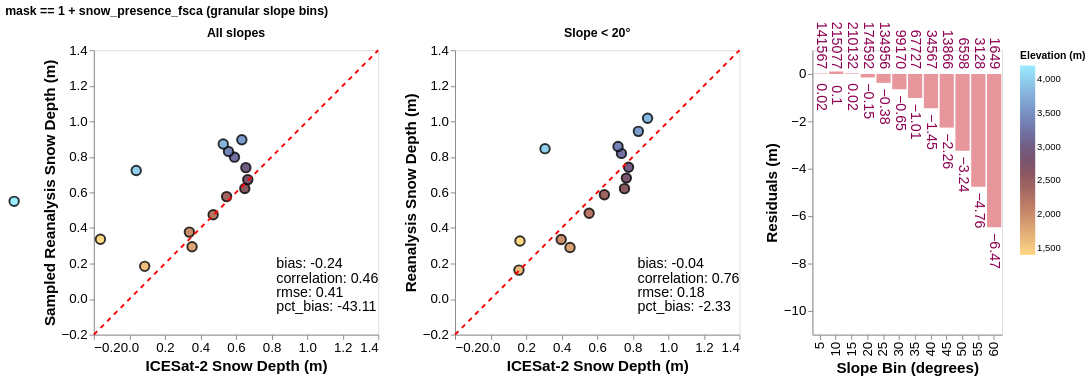

Notebook source saved alongside this figure:
### Code cell
# Filter: mask == 1 (granular slope bins) with snow_presence filter
import datetime

# Compute snow_on_dates from median_sd
snow_on_dates = median_fsca.time.where(median_fsca > 0.1).dropna('time')

# Add snow_presence column to atl06sr_gdf based on acqdate
atl06sr_gdf.loc[:, 'snow_presence_fsca'] = 0
for day in snow_on_dates.values:
    py_datetime = day.astype('M8[ms]').astype(datetime.datetime)
    py_date = py_datetime.date()
    atl06sr_gdf.loc[atl06sr_gdf['acqdate'] == py_date, 'snow_presence_fsca'] = 1

print(f"Total points: {len(atl06sr_gdf)}")
print(f"Points with snow_presence_fsca==1: {(atl06sr_gdf['snow_presence_fsca']==1).sum()} ({(atl06sr_gdf['snow_presence_fsca']==1).sum()/len(atl06sr_gdf)*100:.1f}%)")

# Filter: mask == 1 AND snow_presence == 1
filter_mask_snow = (atl06sr_gdf['mask'] == 1) & (atl06sr_gdf['snow_presence_fsca'] == 1)

scatter_mask_g, residual_mask_g, metrics_mask_g = compute_binned_data(
    atl06sr_gdf, filter_mask_snow, elev_min, elev_max, slope_min_granular, slope_max_granular
)
print_metrics_summary(metrics_mask_g, "mask == 1 + snow_presence_fsca (granular slope bins)")
create_combined_chart(scatter_mask_g, residual_mask_g, metrics_mask_g, title='mask == 1 + snow_presence_fsca (granular slope bins)')

### Figure 1 — Vega-Lite specification as saved in the notebook (floating-point values rounded to 4 significant figures; data arrays with more than 128 entries replaced by an {"elided": "..."} marker saying what was removed)
{"config": {"view": {"continuousWidth": 300, "continuousHeight": 300}, "axis": {"grid": false, "labelFontSize": 14, "titleFontSize": 16}}, "hconcat": [{"hconcat": [{"layer": [{"data": {"name": "data-06b6d1eba1e54ecdcfd68e35efd9778e"}, "mark": {"type": "circle", "opacity": 0.8, "size": 100, "stroke": "black"}, "encoding": {"color": {"field": "elevation_bin", "scale": {"range": {"elided": "256 str values"}}, "title": "Elevation (m)", "type": "quantitative"}, "x": {"field": "x_medians", "scale": {"domain": [-0.2, 1.3]}, "title": "ICESat-2 Snow Depth (m)", "type": "quantitative"}, "y": {"field": "y_medians", "scale": {"domain": [-0.2, 1.3]}, "title": "Sampled Reanalysis Snow Depth (m)", "type": "quantitative"}}, "title": "All slopes"}, {"data": {"name": "data-cd27906f33c5e329deb7218c38520214"}, "mark": {"type": "line", "color": "red", "strokeDash": [5, 5]}, "encoding": {"x": {"field": "x", "type": "quantitative"}, "y": {"field": "y", "type": "quantitative"}}}, {"data": {"name": "data-d8db3583508633f55869447428e11598"}, "mark": {"type": "text", "align": "left", "baseline": "middle", "dx": 5, "fontSize": 15}, "encoding": {"text": {"field": "annotation_text", "type": "nominal"}, "x": {"field": "x_pos", "type": "quantitative"}, "y": {"field": "y_pos", "type": "quantitative"}}, "transform": [{"calculate": "datum.metric_label + ': ' + datum.metric_2f", "as": "annotation_text"}]}]}, {"layer": [{"data": {"name": "data-b134fc000cda87bba8baff61f764426c"}, "mark": {"type": "circle", "opacity": 0.8, "size": 100, "stroke": "black"}, "encoding": {"color": {"field": "elevation_bin", "scale": {"range": {"elided": "256 str values"}}, "type": "quantitative"}, "x": {"field": "x_medians", "scale": {"domain": [-0.2, 1.4]}, "title": "ICESat-2 Snow Depth (m)", "type": "quantitative"}, "y": {"field": "y_medians", "scale": {"domain": [-0.2, 1.4]}, "title": "Reanalysis Snow Depth (m)", "type": "quantitative"}}, "title": "Slope < 20°"}, {"data": {"name": "data-cd27906f33c5e329deb7218c38520214"}, "mark": {"type": "line", "color": "red", "strokeDash": [5, 5]}, "encoding": {"x": {"field": "x", "type": "quantitative"}, "y": {"field": "y", "type": "quantitative"}}}, {"data": {"name": "data-1ad0ef7a9cfd2f54296b67ef907788e0"}, "mark": {"type": "text", "align": "left", "baseline": "middle", "dx": 5, "fontSize": 15}, "encoding": {"text": {"field": "annotation_text", "type": "nominal"}, "x": {"field": "x_pos", "type": "quantitative"}, "y": {"field": "y_pos", "type": "quantitative"}}, "transform": [{"calculate": "datum.metric_label + ': ' + datum.metric_2f", "as": "annotation_text"}]}]}]}, {"layer": [{"mark": {"type": "bar", "color": "#E7969C"}, "encoding": {"x": {"field": "slope_bin", "title": "Slope Bin (degrees)", "type": "ordinal"}, "y": {"field": "residuals", "scale": {"domain": [-10.25, 1.0]}, "title": "Residuals (m)", "type": "quantitative"}}}, {"mark": {"type": "text", "align": "center", "angle": 90, "baseline": "bottom", "color": "#8D0051", "dx": 25, "dy": 7, "fontSize": 15}, "encoding": {"text": {"field": "annotation", "type": "quantitative"}, "x": {"field": "slope_bin", "type": "ordinal"}, "y": {"field": "residuals", "type": "quantitative"}}}, {"mark": {"type": "text", "align": "right", "angle": 90, "baseline": "bottom", "color": "#8D0051", "dx": 0, "dy": 7, "fontSize": 15}, "encoding": {"text": {"field": "sample_size_annotation", "type": "quantitative"}, "x": {"field": "slope_bin", "type": "ordinal"}, "y": {"field": "y_pos", "type": "quantitative"}}}], "data": {"name": "data-d93f5632ce938617b9df43c3da931d6a"}, "width": 200}], "title": "mask == 1 + snow_presence_fsca (granular slope bins)", "$schema": "https://vega.github.io/schema/vega-lite/v5.20.1.json", "datasets": {"data-06b6d1eba1e54ecdcfd68e35efd9778e": [{"x_medians": null, "y_medians": null, "labels": "all_by_elevation", "elevation_bin": 1200}, {"x_medians": -0.163, "y_medians": 0.3364, "labels": "all_by_elevation", "elevation_bin": 1400}, {"x_medians": 0.08613, "y_medians": 0.1842, "labels": "all_by_elevation", "elevation_bin": 1600}, {"x_medians": 0.3525, "y_medians": 0.2944, "labels": "all_by_elevation", "elevation_bin": 1800}, {"x_medians": 0.3372, "y_medians": 0.3768, "labels": "all_by_elevation", "elevation_bin": 2000}, {"x_medians": 0.4711, "y_medians": 0.4746, "labels": "all_by_elevation", "elevation_bin": 2200}, {"x_medians": 0.5469, "y_medians": 0.5766, "labels": "all_by_elevation", "elevation_bin": 2400}, {"x_medians": 0.6491, "y_medians": 0.622, "labels": "all_by_elevation", "elevation_bin": 2600}, {"x_medians": 0.666, "y_medians": 0.6722, "labels": "all_by_elevation", "elevation_bin": 2800}, {"x_medians": 0.6552, "y_medians": 0.7396, "labels": "all_by_elevation", "elevation_bin": 3000}, {"x_medians": 0.5914, "y_medians": 0.7984, "labels": "all_by_elevation", "elevation_bin": 3200}, {"x_medians": 0.5575, "y_medians": 0.8308, "labels": "all_by_elevation", "elevation_bin": 3400}, {"x_medians": 0.6326, "y_medians": 0.8962, "labels": "all_by_elevation", "elevation_bin": 3600}, {"x_medians": 0.528, "y_medians": 0.8724, "labels": "all_by_elevation", "elevation_bin": 3800}, {"x_medians": 0.03834, "y_medians": 0.7232, "labels": "all_by_elevation", "elevation_bin": 4000}, {"x_medians": -0.6485, "y_medians": 0.55, "labels": "all_by_elevation", "elevation_bin": 4200}, {"x_medians": null, "y_medians": null, "labels": "all_by_elevation", "elevation_bin": 4400}], "data-cd27906f33c5e329deb7218c38520214": [{"x": -0.2, "y": -0.2}, {"x": 1.4, "y": 1.4}], "data-d8db3583508633f55869447428e11598": [{"metric": -0.2432, "metric_label": "bias", "labels": "all_by_elevation", "x_pos": 0.8, "y_pos": 0.2, "metric_2f": -0.24}, {"metric": 0.4586, "metric_label": "correlation", "labels": "all_by_elevation", "x_pos": 0.8, "y_pos": 0.12, "metric_2f": 0.46}, {"metric": 0.4069, "metric_label": "rmse", "labels": "all_by_elevation", "x_pos": 0.8, "y_pos": 0.04, "metric_2f": 0.41}, {"metric": -43.11, "metric_label": "pct_bias", "labels": "all_by_elevation", "x_pos": 0.8, "y_pos": -0.04, "metric_2f": -43.11}], "data-b134fc000cda87bba8baff61f764426c": [{"x_medians": null, "y_medians": null, "labels": "under_20slope", "elevation_bin": 1200}, {"x_medians": 0.1653, "y_medians": 0.327, "labels": "under_20slope", "elevation_bin": 1400}, {"x_medians": 0.1597, "y_medians": 0.163, "labels": "under_20slope", "elevation_bin": 1600}, {"x_medians": 0.4468, "y_medians": 0.2902, "labels": "under_20slope", "elevation_bin": 1800}, {"x_medians": 0.3972, "y_medians": 0.335, "labels": "under_20slope", "elevation_bin": 2000}, {"x_medians": 0.5544, "y_medians": 0.4832, "labels": "under_20slope", "elevation_bin": 2200}, {"x_medians": 0.6401, "y_medians": 0.5868, "labels": "under_20slope", "elevation_bin": 2400}, {"x_medians": 0.7533, "y_medians": 0.6214, "labels": "under_20slope", "elevation_bin": 2600}, {"x_medians": 0.7638, "y_medians": 0.6808, "labels": "under_20slope", "elevation_bin": 2800}, {"x_medians": 0.7761, "y_medians": 0.7414, "labels": "under_20slope", "elevation_bin": 3000}, {"x_medians": 0.7363, "y_medians": 0.8196, "labels": "under_20slope", "elevation_bin": 3200}, {"x_medians": 0.717, "y_medians": 0.8584, "labels": "under_20slope", "elevation_bin": 3400}, {"x_medians": 0.8315, "y_medians": 0.9436, "labels": "under_20slope", "elevation_bin": 3600}, {"x_medians": 0.8831, "y_medians": 1.017, "labels": "under_20slope", "elevation_bin": 3800}, {"x_medians": 0.3062, "y_medians": 0.8462, "labels": "under_20slope", "elevation_bin": 4000}, {"x_medians": null, "y_medians": null, "labels": "under_20slope", "elevation_bin": 4200}, {"x_medians": null, "y_medians": null, "labels": "under_20slope", "elevation_bin": 4400}], "data-1ad0ef7a9cfd2f54296b67ef907788e0": [{"metric": -0.04164, "metric_label": "bias", "labels": "under_20slope", "x_pos": 0.8, "y_pos": 0.2, "metric_2f": -0.04}, {"metric": 0.7621, "metric_label": "correlation", "labels": "under_20slope", "x_pos": 0.8, "y_pos": 0.12, "metric_2f": 0.76}, {"metric": 0.1767, "metric_label": "rmse", "labels": "under_20slope", "x_pos": 0.8, "y_pos": 0.04, "metric_2f": 0.18}, {"metric": -2.325, "metric_label": "pct_bias", "labels": "under_20slope", "x_pos": 0.8, "y_pos": -0.04, "metric_2f": -2.33}], "data-d93f5632ce938617b9df43c3da931d6a": [{"residuals": 0.02036, "sample_size": 141567, "slope_bin": 5, "y_pos": 0.2, "sign": "positive", "annotation": "0.02", "sample_size_annotation": "141567"}, {"residuals": 0.1032, "sample_size": 215077, "slope_bin": 10, "y_pos": 0.2, "sign": "positive", "annotation": "0.1", "sample_size_annotation": "215077"}, {"residuals": 0.02423, "sample_size": 210132, "slope_bin": 15, "y_pos": 0.2, "sign": "positive", "annotation": "0.02", "sample_size_annotation": "210132"}, {"residuals": -0.1491, "sample_size": 174592, "slope_bin": 20, "y_pos": 0.2, "sign": "negative", "annotation": "-0.15", "sample_size_annotation": "174592"}, {"residuals": -0.3757, "sample_size": 134956, "slope_bin": 25, "y_pos": 0.2, "sign": "negative", "annotation": "-0.38", "sample_size_annotation": "134956"}, {"residuals": -0.6472, "sample_size": 99170, "slope_bin": 30, "y_pos": 0.2, "sign": "negative", "annotation": "-0.65", "sample_size_annotation": "99170"}, {"residuals": -1.013, "sample_size": 67727, "slope_bin": 35, "y_pos": 0.2, "sign": "negative", "annotation": "-1.01", "sample_size_annotation": "67727"}, {"residuals": -1.446, "sample_size": 34567, "slope_bin": 40, "y_pos": 0.2, "sign": "negative", "annotation": "-1.45", "sample_size_annotation": "34567"}, {"residuals": -2.263, "sample_size": 13866, "slope_bin": 45, "y_pos": 0.2, "sign": "negative", "annotation": "-2.26", "sample_size_annotation": "13866"}, {"residuals": -3.238, "sample_size": 6598, "slope_bin": 50, "y_pos": 0.2, "sign": "negative", "annotation": "-3.24", "sample_size_annotation": "6598"}, {"residuals": -4.764, "sample_size": 3128, "slope_bin": 55, "y_pos": 0.2, "sign": "negative", "annotation": "-4.76", "sample_size_annotation": "3128"}, {"residuals": -6.47, "sample_size": 1649, "slope_bin": 60, "y_pos": 0.2, "sign": "negative", "annotation": "-6.47", "sample_size_annotation": "1649"}]}}
